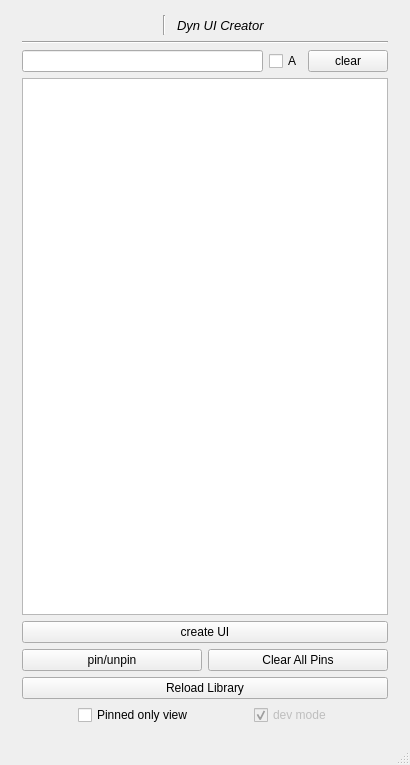
<?xml version="1.0" encoding="UTF-8"?>
<ui version="4.0">
 <class>mWindow</class>
 <widget class="QMainWindow" name="mWindow">
  <property name="geometry">
   <rect>
    <x>0</x>
    <y>0</y>
    <width>410</width>
    <height>765</height>
   </rect>
  </property>
  <property name="minimumSize">
   <size>
    <width>410</width>
    <height>765</height>
   </size>
  </property>
  <property name="maximumSize">
   <size>
    <width>410</width>
    <height>765</height>
   </size>
  </property>
  <property name="windowTitle">
   <string>MANSUR - Dynamic UI Creator</string>
  </property>
  <property name="locale">
   <locale language="English" country="UnitedStates"/>
  </property>
  <widget class="QWidget" name="centralwidget">
   <layout class="QVBoxLayout" name="verticalLayout_2">
    <item>
     <widget class="QWidget" name="header" native="true">
      <layout class="QHBoxLayout" name="horizontalLayout_2">
       <property name="leftMargin">
        <number>0</number>
       </property>
       <property name="topMargin">
        <number>0</number>
       </property>
       <property name="rightMargin">
        <number>0</number>
       </property>
       <property name="bottomMargin">
        <number>0</number>
       </property>
       <item>
        <layout class="QHBoxLayout" name="headerLayout"/>
       </item>
      </layout>
     </widget>
    </item>
    <item>
     <layout class="QVBoxLayout" name="verticalLayout_11">
      <property name="leftMargin">
       <number>13</number>
      </property>
      <property name="rightMargin">
       <number>13</number>
      </property>
      <property name="bottomMargin">
       <number>9</number>
      </property>
      <item>
       <layout class="QHBoxLayout" name="horizontalLayout_7">
        <item>
         <spacer name="horizontalSpacer_8">
          <property name="orientation">
           <enum>Qt::Horizontal</enum>
          </property>
          <property name="sizeHint" stdset="0">
           <size>
            <width>40</width>
            <height>20</height>
           </size>
          </property>
         </spacer>
        </item>
        <item>
         <widget class="QLabel" name="iconLbl">
          <property name="text">
           <string/>
          </property>
          <property name="alignment">
           <set>Qt::AlignRight|Qt::AlignTrailing|Qt::AlignVCenter</set>
          </property>
         </widget>
        </item>
        <item>
         <spacer name="horizontalSpacer_7">
          <property name="orientation">
           <enum>Qt::Horizontal</enum>
          </property>
          <property name="sizeType">
           <enum>QSizePolicy::Fixed</enum>
          </property>
          <property name="sizeHint" stdset="0">
           <size>
            <width>5</width>
            <height>20</height>
           </size>
          </property>
         </spacer>
        </item>
        <item>
         <widget class="Line" name="line_2">
          <property name="orientation">
           <enum>Qt::Vertical</enum>
          </property>
         </widget>
        </item>
        <item>
         <spacer name="horizontalSpacer_6">
          <property name="orientation">
           <enum>Qt::Horizontal</enum>
          </property>
          <property name="sizeType">
           <enum>QSizePolicy::Fixed</enum>
          </property>
          <property name="sizeHint" stdset="0">
           <size>
            <width>5</width>
            <height>20</height>
           </size>
          </property>
         </spacer>
        </item>
        <item>
         <widget class="QLabel" name="label">
          <property name="font">
           <font>
            <pointsize>10</pointsize>
            <italic>true</italic>
           </font>
          </property>
          <property name="text">
           <string>Dyn UI Creator</string>
          </property>
         </widget>
        </item>
        <item>
         <spacer name="horizontalSpacer_9">
          <property name="orientation">
           <enum>Qt::Horizontal</enum>
          </property>
          <property name="sizeHint" stdset="0">
           <size>
            <width>40</width>
            <height>20</height>
           </size>
          </property>
         </spacer>
        </item>
       </layout>
      </item>
      <item>
       <widget class="Line" name="line">
        <property name="accessibleName">
         <string>HLine</string>
        </property>
        <property name="orientation">
         <enum>Qt::Horizontal</enum>
        </property>
       </widget>
      </item>
      <item>
       <layout class="QVBoxLayout" name="loVMain">
        <property name="sizeConstraint">
         <enum>QLayout::SetDefaultConstraint</enum>
        </property>
        <item>
         <layout class="QVBoxLayout" name="loMain">
          <item>
           <layout class="QHBoxLayout" name="loHSearch">
            <item>
             <widget class="QLineEdit" name="txtFldSearch">
              <property name="placeholderText">
               <string notr="true" extracomment="search..."/>
              </property>
             </widget>
            </item>
            <item>
             <widget class="QCheckBox" name="cbxCase">
              <property name="enabled">
               <bool>true</bool>
              </property>
              <property name="text">
               <string>A</string>
              </property>
              <property name="checked">
               <bool>false</bool>
              </property>
             </widget>
            </item>
            <item>
             <widget class="QPushButton" name="btnClear">
              <property name="minimumSize">
               <size>
                <width>70</width>
                <height>20</height>
               </size>
              </property>
              <property name="text">
               <string>clear</string>
              </property>
             </widget>
            </item>
           </layout>
          </item>
          <item>
           <widget class="QListWidget" name="lstvResults">
            <property name="mouseTracking">
             <bool>true</bool>
            </property>
            <property name="locale">
             <locale language="English" country="UnitedStates"/>
            </property>
            <property name="editTriggers">
             <set>QAbstractItemView::DoubleClicked|QAbstractItemView::SelectedClicked</set>
            </property>
           </widget>
          </item>
         </layout>
        </item>
        <item>
         <widget class="QPushButton" name="btnCreateUI">
          <property name="minimumSize">
           <size>
            <width>0</width>
            <height>20</height>
           </size>
          </property>
          <property name="accessibleName">
           <string>majorAction</string>
          </property>
          <property name="text">
           <string>create UI</string>
          </property>
         </widget>
        </item>
        <item>
         <layout class="QHBoxLayout" name="horizontalLayout">
          <item>
           <widget class="QPushButton" name="btn_pin">
            <property name="minimumSize">
             <size>
              <width>0</width>
              <height>20</height>
             </size>
            </property>
            <property name="accessibleName">
             <string>minorAction</string>
            </property>
            <property name="text">
             <string>pin/unpin</string>
            </property>
           </widget>
          </item>
          <item>
           <widget class="QPushButton" name="btn_clearPins">
            <property name="minimumSize">
             <size>
              <width>0</width>
              <height>20</height>
             </size>
            </property>
            <property name="accessibleName">
             <string>deleteAction</string>
            </property>
            <property name="text">
             <string>Clear All Pins</string>
            </property>
           </widget>
          </item>
         </layout>
        </item>
        <item>
         <widget class="QPushButton" name="btnReload">
          <property name="minimumSize">
           <size>
            <width>0</width>
            <height>20</height>
           </size>
          </property>
          <property name="text">
           <string>Reload Library</string>
          </property>
         </widget>
        </item>
        <item>
         <layout class="QHBoxLayout" name="horizontalLayout_6">
          <item>
           <spacer name="horizontalSpacer_4">
            <property name="orientation">
             <enum>Qt::Horizontal</enum>
            </property>
            <property name="sizeHint" stdset="0">
             <size>
              <width>40</width>
              <height>20</height>
             </size>
            </property>
           </spacer>
          </item>
          <item>
           <widget class="QCheckBox" name="pinnedOnlyCbx">
            <property name="text">
             <string>Pinned only view</string>
            </property>
           </widget>
          </item>
          <item>
           <spacer name="horizontalSpacer_5">
            <property name="orientation">
             <enum>Qt::Horizontal</enum>
            </property>
            <property name="sizeHint" stdset="0">
             <size>
              <width>40</width>
              <height>20</height>
             </size>
            </property>
           </spacer>
          </item>
          <item>
           <widget class="QCheckBox" name="devModeCbx">
            <property name="enabled">
             <bool>false</bool>
            </property>
            <property name="text">
             <string>dev mode</string>
            </property>
            <property name="checked">
             <bool>true</bool>
            </property>
           </widget>
          </item>
          <item>
           <spacer name="horizontalSpacer_3">
            <property name="orientation">
             <enum>Qt::Horizontal</enum>
            </property>
            <property name="sizeHint" stdset="0">
             <size>
              <width>40</width>
              <height>20</height>
             </size>
            </property>
           </spacer>
          </item>
         </layout>
        </item>
       </layout>
      </item>
     </layout>
    </item>
   </layout>
  </widget>
  <widget class="QStatusBar" name="statusbar"/>
  <widget class="QMenuBar" name="menubar">
   <property name="geometry">
    <rect>
     <x>0</x>
     <y>0</y>
     <width>410</width>
     <height>21</height>
    </rect>
   </property>
  </widget>
  <action name="actionImport_prefrences">
   <property name="text">
    <string>import prefrences</string>
   </property>
  </action>
  <action name="actionExpoer_prefrences">
   <property name="text">
    <string>expoer prefrences</string>
   </property>
  </action>
 </widget>
 <resources/>
 <connections>
  <connection>
   <sender>txtFldSearch</sender>
   <signal>textChanged(QString)</signal>
   <receiver>lstvResults</receiver>
   <slot>update()</slot>
   <hints>
    <hint type="sourcelabel">
     <x>95</x>
     <y>51</y>
    </hint>
    <hint type="destinationlabel">
     <x>145</x>
     <y>309</y>
    </hint>
   </hints>
  </connection>
  <connection>
   <sender>btnClear</sender>
   <signal>pressed()</signal>
   <receiver>lstvResults</receiver>
   <slot>update()</slot>
   <hints>
    <hint type="sourcelabel">
     <x>232</x>
     <y>51</y>
    </hint>
    <hint type="destinationlabel">
     <x>145</x>
     <y>309</y>
    </hint>
   </hints>
  </connection>
 </connections>
</ui>
